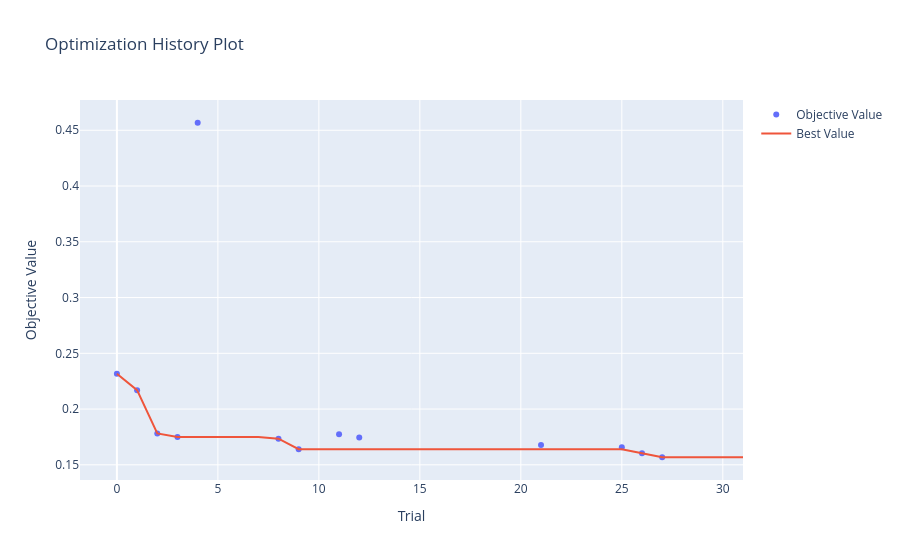
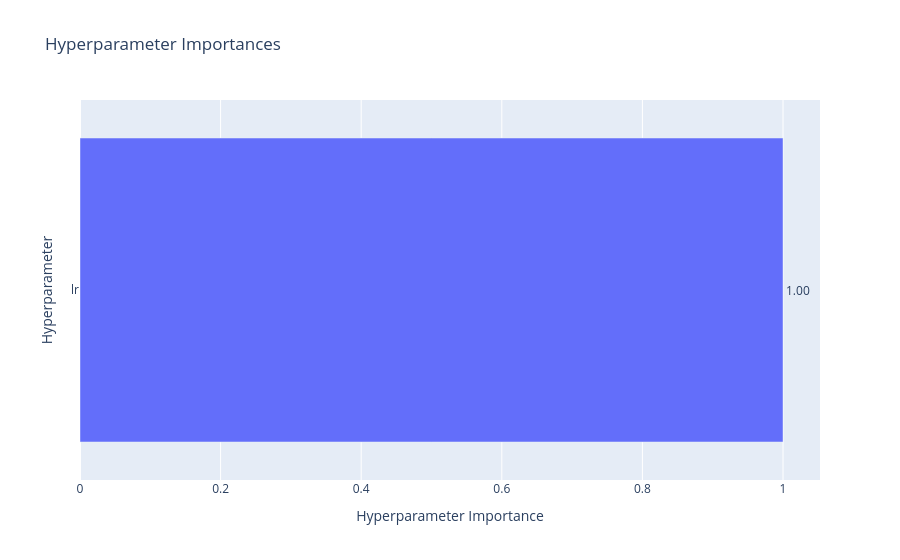
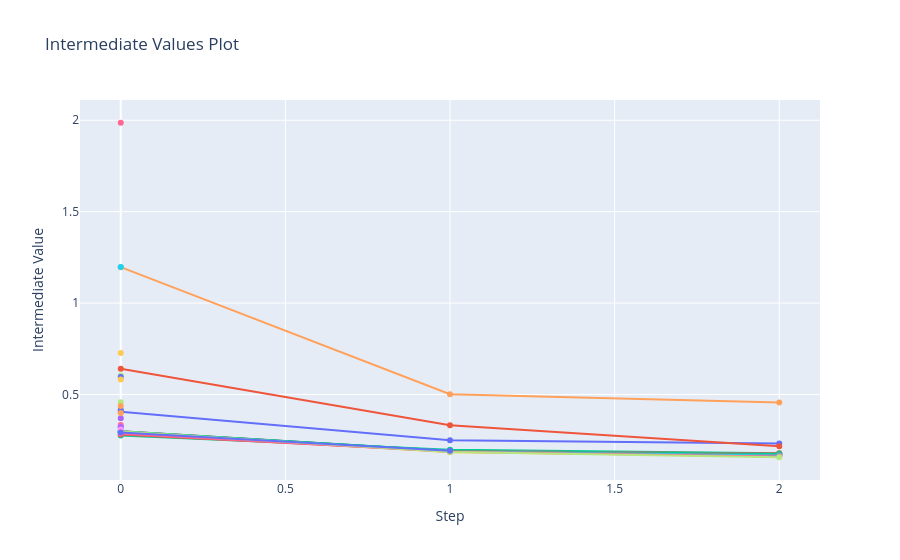
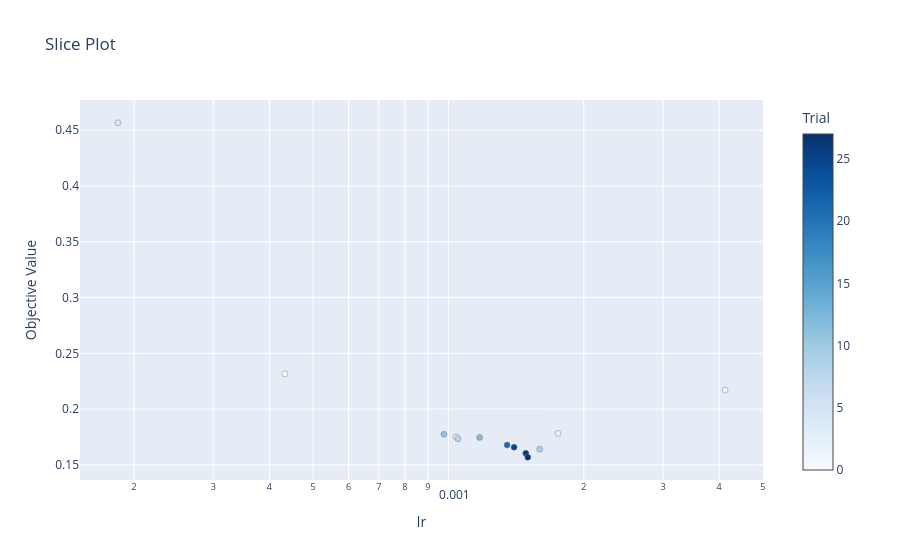

Source (notebook cell) for these figures, in order:
### Code cell
clear_gpu()
base_model_study_qlora_tr = optuna.create_study(
    study_name="deit_base_qlora_loss_lr_only",  
    storage="sqlite:///optuna.db",
    load_if_exists=True,
    direction='minimize',
    sampler=optuna.samplers.TPESampler(n_startup_trials=N_STARTUP_TRIALS, seed=RANDOM_STATE),
    pruner=optuna.pruners.MedianPruner(n_startup_trials=N_MEDIAN_PRUNER_STARTUP),
)

# base_model_study_qlora_tr.optimize(lambda t: objective_qlora(
#     model_name=BASE_MODEL_NAME,
#     id2label=ID2LABEL,
#     label2id=LABEL2ID,
#     train_loader=train_loader,
#     val_loader=val_loader,
#     search_epochs=SEARCH_EPOCHS,
#     random_state=RANDOM_STATE,
#     trial=t
#     ), 
#     n_trials=TRIALS_NUM, 
#     callbacks=[MaxTrialsCallback(TRIALS_NUM, states=(TrialState.COMPLETE, TrialState.PRUNED))]
# )

print(base_model_study_qlora_tr.best_params)
plot_optimization_history(base_model_study_qlora_tr).show()   # best validation loss improving over trials
plot_param_importances(base_model_study_qlora_tr).show()      # which hyperparameter mattered most
plot_intermediate_values(base_model_study_qlora_tr).show()         # learning curve per trial, pruned ones cut short
plot_slice(base_model_study_qlora_tr).show()                  # loss vs each hyperparameter's value

### Figure 1 — Plotly figure (JSON) as saved in the notebook; plotly's stock layout.template omitted (floating-point values rounded to 4 significant figures)
{"data": [{"mode": "markers", "name": "Objective Value", "type": "scatter", "x": [0, 1, 2, 3, 4, 8, 9, 11, 12, 21, 25, 26, 27], "y": [0.2316, 0.217, 0.1781, 0.175, 0.4567, 0.1734, 0.164, 0.1773, 0.1746, 0.1677, 0.1657, 0.1604, 0.1568]}, {"mode": "lines", "name": "Best Value", "type": "scatter", "x": [0, 1, 2, 3, 4, 5, 6, 7, 8, 9, 10, 11, 12, 13, 14, 15, 16, 17, 18, 19, 20, 21, 22, 23, 24, 25, 26, 27, 28, 29, 30, 31], "y": [0.2316, 0.217, 0.1781, 0.175, 0.175, 0.175, 0.175, 0.175, 0.1734, 0.164, 0.164, 0.164, 0.164, 0.164, 0.164, 0.164, 0.164, 0.164, 0.164, 0.164, 0.164, 0.164, 0.164, 0.164, 0.164, 0.164, 0.1604, 0.1568, 0.1568, 0.1568, 0.1568, 0.1568]}, {"marker": {"color": "#cccccc"}, "mode": "markers", "name": "Infeasible Trial", "showlegend": false, "type": "scatter", "x": [], "y": []}], "layout": {"title": {"text": "Optimization History Plot"}, "xaxis": {"title": {"text": "Trial"}}, "yaxis": {"title": {"text": "Objective Value"}}}}

### Figure 2 — Plotly figure (JSON) as saved in the notebook; plotly's stock layout.template omitted (floating-point values rounded to 4 significant figures)
{"data": [{"cliponaxis": false, "hovertemplate": ["lr (FloatDistribution): 1.0<extra></extra>"], "name": "Objective Value", "orientation": "h", "text": ["1.00"], "textposition": "outside", "type": "bar", "x": [1], "y": ["lr"]}], "layout": {"title": {"text": "Hyperparameter Importances"}, "xaxis": {"title": {"text": "Hyperparameter Importance"}}, "yaxis": {"title": {"text": "Hyperparameter"}}}}

### Figure 3 — Plotly figure (JSON) as saved in the notebook; plotly's stock layout.template omitted (floating-point values rounded to 4 significant figures)
{"data": [{"marker": {"maxdisplayed": 10}, "mode": "lines+markers", "name": "Trial0", "type": "scatter", "x": [0, 1, 2], "y": [0.4058, 0.2501, 0.2316]}, {"marker": {"maxdisplayed": 10}, "mode": "lines+markers", "name": "Trial1", "type": "scatter", "x": [0, 1, 2], "y": [0.6414, 0.3317, 0.217]}, {"marker": {"maxdisplayed": 10}, "mode": "lines+markers", "name": "Trial2", "type": "scatter", "x": [0, 1, 2], "y": [0.2756, 0.1983, 0.1781]}, {"marker": {"maxdisplayed": 10}, "mode": "lines+markers", "name": "Trial3", "type": "scatter", "x": [0, 1, 2], "y": [0.2982, 0.191, 0.175]}, {"marker": {"maxdisplayed": 10}, "mode": "lines+markers", "name": "Trial4", "type": "scatter", "x": [0, 1, 2], "y": [1.197, 0.502, 0.4567]}, {"marker": {"maxdisplayed": 10}, "mode": "lines+markers", "name": "Trial5", "type": "scatter", "x": [0], "y": [1.198]}, {"marker": {"maxdisplayed": 10}, "mode": "lines+markers", "name": "Trial6", "type": "scatter", "x": [0], "y": [1.986]}, {"marker": {"maxdisplayed": 10}, "mode": "lines+markers", "name": "Trial7", "type": "scatter", "x": [0], "y": [0.4574]}, {"marker": {"maxdisplayed": 10}, "mode": "lines+markers", "name": "Trial8", "type": "scatter", "x": [0, 1, 2], "y": [0.2986, 0.1906, 0.1734]}, {"marker": {"maxdisplayed": 10}, "mode": "lines+markers", "name": "Trial9", "type": "scatter", "x": [0, 1, 2], "y": [0.2963, 0.184, 0.164]}, {"marker": {"maxdisplayed": 10}, "mode": "lines+markers", "name": "Trial10", "type": "scatter", "x": [0], "y": [0.4155]}, {"marker": {"maxdisplayed": 10}, "mode": "lines+markers", "name": "Trial11", "type": "scatter", "x": [0, 1, 2], "y": [0.2983, 0.1907, 0.1773]}, {"marker": {"maxdisplayed": 10}, "mode": "lines+markers", "name": "Trial12", "type": "scatter", "x": [0, 1, 2], "y": [0.2984, 0.1922, 0.1746]}, {"marker": {"maxdisplayed": 10}, "mode": "lines+markers", "name": "Trial13", "type": "scatter", "x": [0], "y": [0.3706]}, {"marker": {"maxdisplayed": 10}, "mode": "lines+markers", "name": "Trial14", "type": "scatter", "x": [0], "y": [0.4372]}, {"marker": {"maxdisplayed": 10}, "mode": "lines+markers", "name": "Trial15", "type": "scatter", "x": [0], "y": [0.3205]}, {"marker": {"maxdisplayed": 10}, "mode": "lines+markers", "name": "Trial16", "type": "scatter", "x": [0], "y": [0.3337]}, {"marker": {"maxdisplayed": 10}, "mode": "lines+markers", "name": "Trial17", "type": "scatter", "x": [0], "y": [0.6043]}, {"marker": {"maxdisplayed": 10}, "mode": "lines+markers", "name": "Trial18", "type": "scatter", "x": [0], "y": [0.3236]}, {"marker": {"maxdisplayed": 10}, "mode": "lines+markers", "name": "Trial19", "type": "scatter", "x": [0], "y": [0.7264]}, {"marker": {"maxdisplayed": 10}, "mode": "lines+markers", "name": "Trial20", "type": "scatter", "x": [0], "y": [0.5964]}, {"marker": {"maxdisplayed": 10}, "mode": "lines+markers", "name": "Trial21", "type": "scatter", "x": [0, 1, 2], "y": [0.2808, 0.1895, 0.1677]}, {"marker": {"maxdisplayed": 10}, "mode": "lines+markers", "name": "Trial22", "type": "scatter", "x": [0, 1], "y": [0.2964, 0.1917]}, {"marker": {"maxdisplayed": 10}, "mode": "lines+markers", "name": "Trial23", "type": "scatter", "x": [0], "y": [0.3216]}, {"marker": {"maxdisplayed": 10}, "mode": "lines+markers", "name": "Trial24", "type": "scatter", "x": [0], "y": [0.3988]}, {"marker": {"maxdisplayed": 10}, "mode": "lines+markers", "name": "Trial25", "type": "scatter", "x": [0, 1, 2], "y": [0.2939, 0.188, 0.1657]}, {"marker": {"maxdisplayed": 10}, "mode": "lines+markers", "name": "Trial26", "type": "scatter", "x": [0, 1, 2], "y": [0.2858, 0.1872, 0.1604]}, {"marker": {"maxdisplayed": 10}, "mode": "lines+markers", "name": "Trial27", "type": "scatter", "x": [0, 1, 2], "y": [0.2972, 0.1852, 0.1568]}, {"marker": {"maxdisplayed": 10}, "mode": "lines+markers", "name": "Trial28", "type": "scatter", "x": [0], "y": [0.3091]}, {"marker": {"maxdisplayed": 10}, "mode": "lines+markers", "name": "Trial29", "type": "scatter", "x": [0], "y": [0.5824]}, {"marker": {"maxdisplayed": 10}, "mode": "lines+markers", "name": "Trial30", "type": "scatter", "x": [0, 1], "y": [0.2924, 0.1925]}], "layout": {"showlegend": false, "title": {"text": "Intermediate Values Plot"}, "xaxis": {"title": {"text": "Step"}}, "yaxis": {"title": {"text": "Intermediate Value"}}}}

### Figure 4 — Plotly figure (JSON) as saved in the notebook; plotly's stock layout.template omitted (floating-point values rounded to 4 significant figures)
{"data": [{"marker": {"color": [0, 1, 2, 3, 4, 8, 9, 11, 12, 21, 25, 26, 27], "colorbar": {"title": {"text": "Trial"}, "x": 1, "xpad": 40}, "colorscale": [[0, "rgb(247,251,255)"], [0.125, "rgb(222,235,247)"], [0.25, "rgb(198,219,239)"], [0.375, "rgb(158,202,225)"], [0.5, "rgb(107,174,214)"], [0.625, "rgb(66,146,198)"], [0.75, "rgb(33,113,181)"], [0.875, "rgb(8,81,156)"], [1, "rgb(8,48,107)"]], "line": {"color": "Grey", "width": 0.5}}, "mode": "markers", "name": "Feasible Trial", "showlegend": false, "type": "scatter", "x": [0.0004328, 0.004123, 0.001752, 0.00104, 0.0001841, 0.00105, 0.001596, 0.0009771, 0.001173, 0.001351, 0.001399, 0.001486, 0.001501], "y": [0.2316, 0.217, 0.1781, 0.175, 0.4567, 0.1734, 0.164, 0.1773, 0.1746, 0.1677, 0.1657, 0.1604, 0.1568]}], "layout": {"title": {"text": "Slice Plot"}, "xaxis": {"title": {"text": "lr"}, "type": "log"}, "yaxis": {"title": {"text": "Objective Value"}}}}
